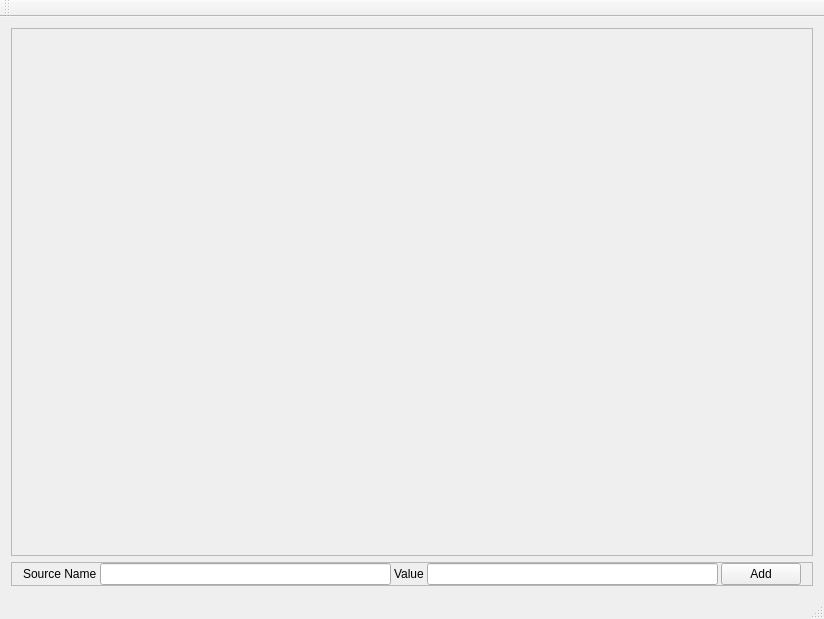
<?xml version="1.0" encoding="UTF-8"?>
<ui version="4.0">
 <class>MainWindow</class>
 <widget class="QMainWindow" name="MainWindow">
  <property name="geometry">
   <rect>
    <x>0</x>
    <y>0</y>
    <width>824</width>
    <height>619</height>
   </rect>
  </property>
  <property name="windowTitle">
   <string>MainWindow</string>
  </property>
  <widget class="QWidget" name="centralWidget">
   <layout class="QVBoxLayout" name="verticalLayout">
    <item>
     <widget class="QFrame" name="frm_tableView">
      <property name="frameShape">
       <enum>QFrame::StyledPanel</enum>
      </property>
      <property name="frameShadow">
       <enum>QFrame::Raised</enum>
      </property>
     </widget>
    </item>
    <item>
     <widget class="QFrame" name="frame_2">
      <property name="sizePolicy">
       <sizepolicy hsizetype="Preferred" vsizetype="Fixed">
        <horstretch>0</horstretch>
        <verstretch>0</verstretch>
       </sizepolicy>
      </property>
      <property name="frameShape">
       <enum>QFrame::StyledPanel</enum>
      </property>
      <property name="frameShadow">
       <enum>QFrame::Raised</enum>
      </property>
      <layout class="QHBoxLayout" name="horizontalLayout">
       <property name="spacing">
        <number>3</number>
       </property>
       <property name="topMargin">
        <number>0</number>
       </property>
       <property name="bottomMargin">
        <number>0</number>
       </property>
       <item>
        <widget class="QLabel" name="label">
         <property name="text">
          <string>Source Name</string>
         </property>
        </widget>
       </item>
       <item>
        <widget class="QLineEdit" name="edit_sourceName"/>
       </item>
       <item>
        <widget class="QLabel" name="label_2">
         <property name="text">
          <string>Value</string>
         </property>
        </widget>
       </item>
       <item>
        <widget class="QLineEdit" name="edit_sourceValue"/>
       </item>
       <item>
        <widget class="QPushButton" name="btn_Add">
         <property name="text">
          <string>Add</string>
         </property>
        </widget>
       </item>
      </layout>
     </widget>
    </item>
   </layout>
  </widget>
  <widget class="QMenuBar" name="menuBar">
   <property name="geometry">
    <rect>
     <x>0</x>
     <y>0</y>
     <width>824</width>
     <height>21</height>
    </rect>
   </property>
  </widget>
  <widget class="QToolBar" name="mainToolBar">
   <attribute name="toolBarArea">
    <enum>TopToolBarArea</enum>
   </attribute>
   <attribute name="toolBarBreak">
    <bool>false</bool>
   </attribute>
  </widget>
  <widget class="QStatusBar" name="statusBar"/>
 </widget>
 <layoutdefault spacing="6" margin="11"/>
 <resources/>
 <connections/>
</ui>
